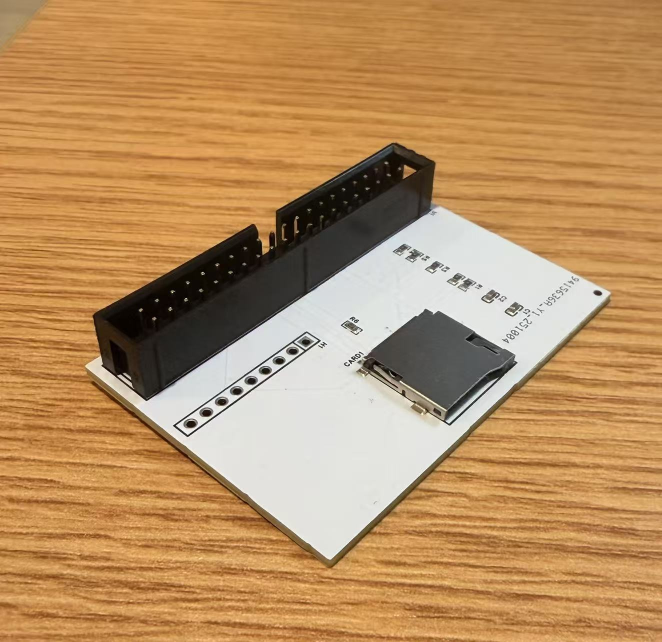
#> input picture pics/pcb.jpg, 1324 x 1284 px (shown at 1/2 size)
$ python generate_image_bin.py --input-image ../pics/pcb.jpg
#> lines starting #> are read from the running program, lines starting #| are printed output that depends on the picture
#!/usr/bin/env python3
"""Generate IMAGE.BIN with simple RGB332 patterns or source images.

Default output size is 320x240 (76800 bytes), RGB332 format.
python generate_image_bin.py -o IMAGE.BIN -p gradient
python generate_image_bin.py -o IMAGE.BIN -p checker -b 8
python generate_image_bin.py -o IMAGE.BIN -p stripes -b 16
python generate_image_bin.py -o IMAGE.BIN -p ramp
python generate_image_bin.py -o IMAGE.BIN -i input.png
"""

from __future__ import annotations

import argparse
from pathlib import Path

from PIL import Image


def clamp_u8(value: int) -> int:
    return max(0, min(255, value))


def rgb888_to_rgb332(r: int, g: int, b: int) -> int:
    r3 = (clamp_u8(r) >> 5) & 0x07
    g3 = (clamp_u8(g) >> 5) & 0x07
    b2 = (clamp_u8(b) >> 6) & 0x03
    return (r3 << 5) | (g3 << 2) | b2


# [53 lines left out: functions pattern_gradient, pattern_checker, pattern_stripes, pattern_ramp, generate, not called in this run]


def generate_from_image(image_path: Path, width: int, height: int) -> bytes:
#> called with width = 320, height = 240
    image = Image.open(image_path).convert("RGB")
#> image is the input picture: PIL image 1324x1284 RGB; mean R, G, B 185.2, 143.6, 96.9
    image = image.resize((width, height), Image.Resampling.LANCZOS)
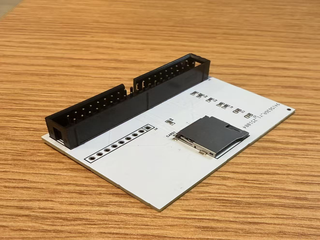
#> image: PIL image 320x240 RGB; mean R, G, B 185.2, 143.6, 96.9

    data = bytearray(width * height)
    pixels = image.load()
    for y in range(height):
        for x in range(width):
            r, g, b = pixels[x, y]
            data[y * width + x] = rgb888_to_rgb332(r, g, b)
    return bytes(data)


def main() -> int:
    parser = argparse.ArgumentParser(description="Generate IMAGE.BIN (RGB332)")
    parser.add_argument("-o", "--output", default="IMAGE.BIN", help="Output file path")
    parser.add_argument("-W", "--width", type=int, default=320, help="Image width")
    parser.add_argument("-H", "--height", type=int, default=240, help="Image height")
    parser.add_argument("-i", "--input-image", default="", help="Optional input image path")
    parser.add_argument(
        "-p",
        "--pattern",
        choices=["gradient", "checker", "stripes", "ramp"],
        default="gradient",
        help="Pattern type",
    )
    parser.add_argument("-b", "--block", type=int, default=16, help="Block size for checker/stripes")
    args = parser.parse_args()

    if args.input_image:
        data = generate_from_image(Path(args.input_image), args.width, args.height)
    else:
        data = generate(args.width, args.height, args.pattern, args.block)

    out_path = Path(args.output)
    out_path.write_bytes(data)
    print(f"Wrote {len(data)} bytes to {out_path}")
#| Wrote 76800 bytes to IMAGE.BIN
    return 0


if __name__ == "__main__":
    raise SystemExit(main())
#> (the program exits here)
